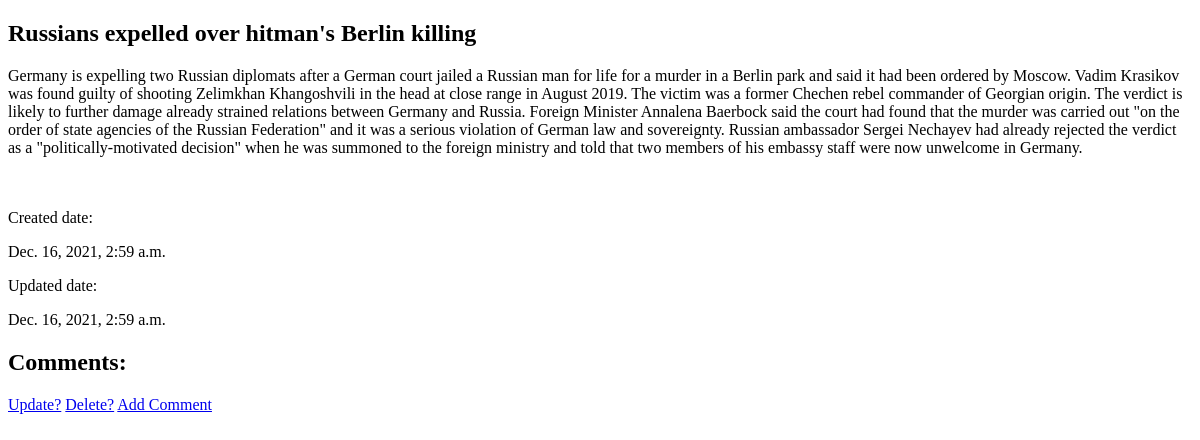
The app's page /posts/1/, older data.
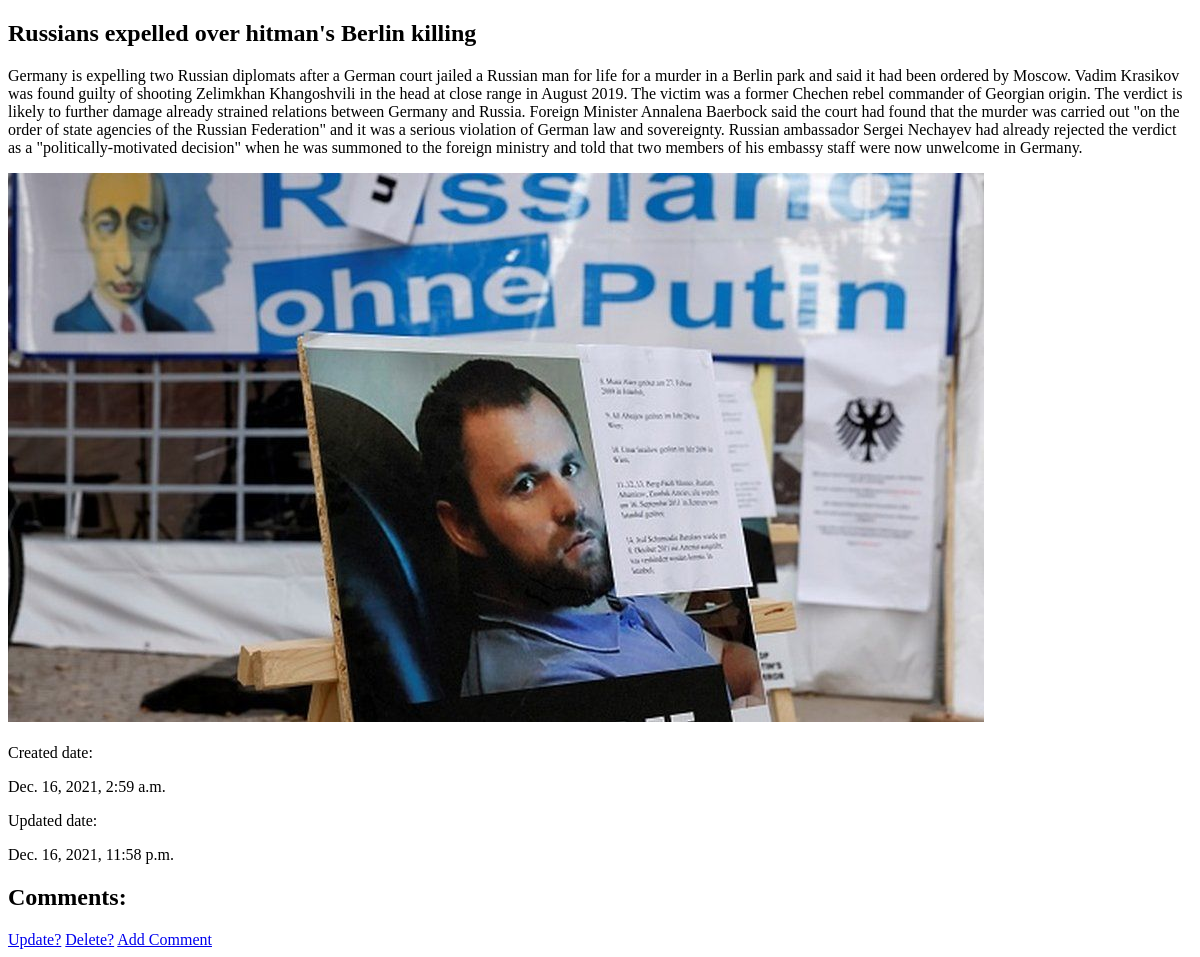
The same page, newer data.
### blog/models.py (models this page shows, shortened)
class Post(models.Model):
    title = models.CharField(max_length=100)
    description = models.TextField()
    created_date = models.DateTimeField(auto_now_add=True)
    updated_date = models.DateTimeField(auto_now=True)
    image = models.ImageField(upload_to='blog')

### blog/views.py (the view)
# urls.py: path('posts/<int:id>/', views.PostDetailView.as_view(), name='post_detail_view'),
class PostDetailView(generic.DetailView):
    template_name = 'blog/post_detail.html'
    def get_object(self, **kwargs):
        post_id = self.kwargs.get('id')
        return get_object_or_404(models.Post, id=post_id)

### templates/blog/post_detail.html (shortened to what this page needs)
<!DOCTYPE html>
<html lang="en">
<head>
</head>
<body>
<div>
    <h2>{{ object.title }}</h2>
    <p>{{ object.description }}</p>
    <img src="{{ object.image.url }}" alt="">
    <br><br>
    Created date:<p>{{ object.created_date }}</p>
    Updated date:<p>{{ object.updated_date }}</p>
</div>
<div>
    <h2>Comments: </h2>
    <a href="/posts/{{object.id}}/update/">Update?</a>
    <a href="/posts/{{object.id}}/delete/">Delete?</a>
    <a href="/add-comment/">Add Comment</a>
</div>
</body>
</html>

Row changes from the older to the newer data that the page shows:
changed Post "Russians expelled over hitman's Berlin killing": image: picture added; updated_date "Dec. 16, 2021, 2:59 a.m." → "Dec. 16, 2021, 11:58 p.m."
